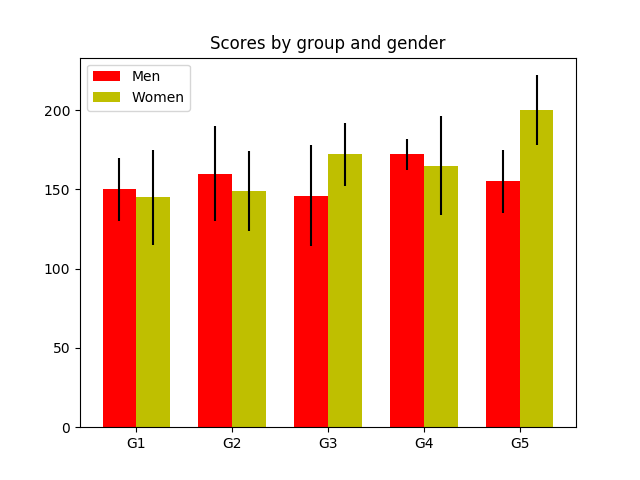

Write the Python code that produced this figure.
import numpy as np
import matplotlib.pyplot as plt


N = 5
menMeans = (150, 160, 146, 172, 155)
menStd = (20, 30, 32, 10, 20)

fig, ax = plt.subplots()

ind = np.arange(N)    # the x locations for the groups
width = 0.35         # the width of the bars
p1 = ax.bar(ind, menMeans, width, color = 'r', bottom = 0, yerr = menStd)


womenMeans = (145, 149, 172, 165, 200)
womenStd = (30, 25, 20, 31, 22)
p2 = ax.bar(ind + width, womenMeans, width,
            color = 'y', bottom = 0, yerr = womenStd)

ax.set_title('Scores by group and gender')
ax.set_xticks(ind + width / 2)
ax.set_xticklabels(('G1', 'G2', 'G3', 'G4', 'G5'))

ax.legend((p1[0], p2[0]), ('Men', 'Women'))
ax.autoscale_view()

plt.savefig("Barchart_with_lines_and_legends.png")

# source : https://matplotlib.org/devdocs/gallery/units/bar_unit_demo.html#sphx-glr-gallery-units-bar-unit-demo-py

plt.show()